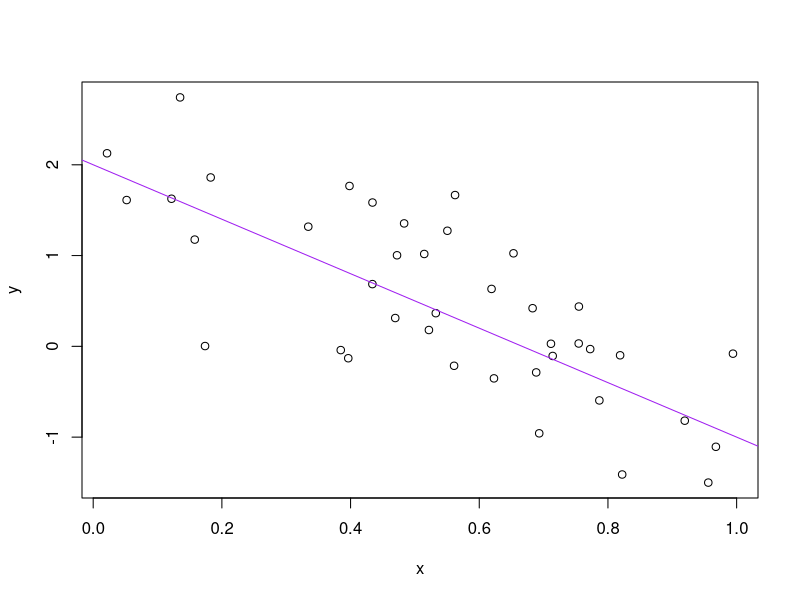

Write R code to recreate this figure.
a <- 2
b <- -3
sig_sq <- 0.5
x <- runif(40)
y <- a + b * x + rnorm(40, sd = sqrt(sig_sq))
(avg_x <- mean(x))
write(avg_x, "avg_x.txt")
plot(x, y)
abline(a, b, col = "purple")
dev.print(pdf, "toy_line_plot.pdf")